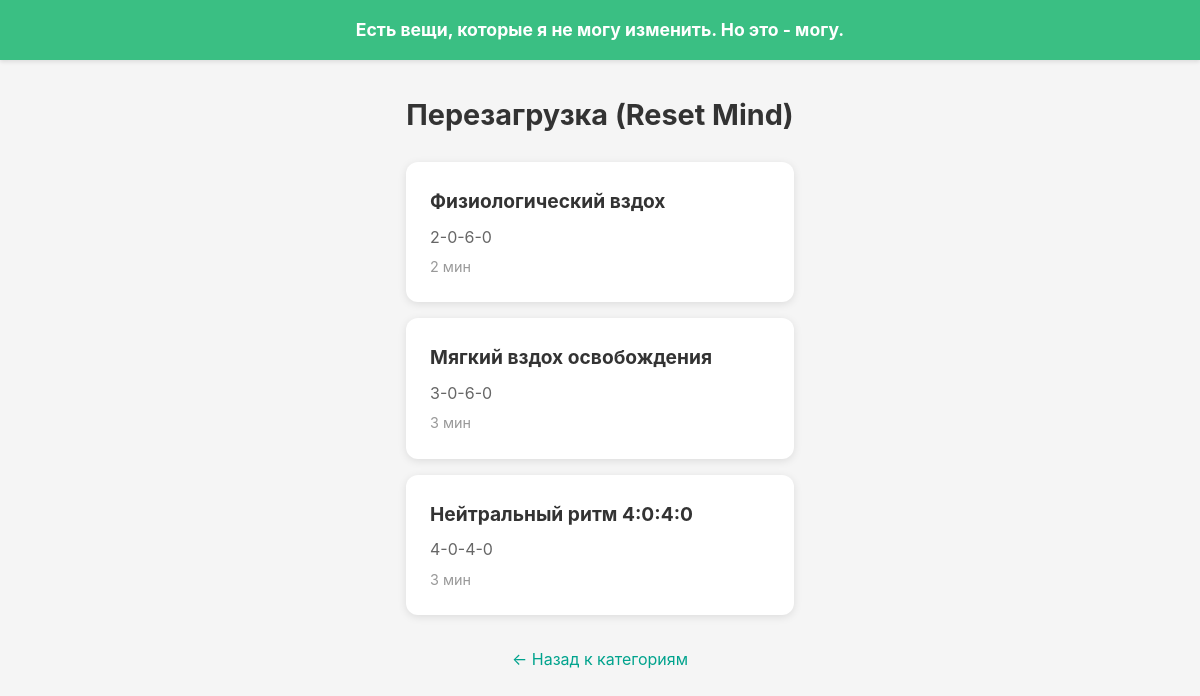
Page /breathe/3/ on the committed database.
### breathe/models.py (models this page shows, shortened)
class BreathingCategory(models.Model):
    name = models.CharField(
        max_length=100,
        blank=True,
        null=True,
        help_text="English name (internal, optional)"
    )
    name_ru = models.CharField(
        max_length=100,
        help_text="Russian display name (required)"
    )
    description_ru = models.TextField(
        blank=True,
        null=True,
        help_text="Category description in Russian (optional)"
    )
    order = models.IntegerField(
        blank=True,
        null=True,
        help_text="Display order (not used, categories ordered by PK)"
    )
    class Meta:
        verbose_name = "Breathing Category"
        verbose_name_plural = "Breathing Categories"
        ordering = ['pk']  # Order by primary key as per fixture

class BreathingTechnique(models.Model):
    BREATH_ORIGIN_CHOICES = [
        ('ABDOMEN', 'ABDOMEN'),
        ('CHEST', 'CHEST'),
        ('NOSTRILS', 'NOSTRILS'),
        ('MOUTH', 'MOUTH'),
        ('ALL', 'ALL'),
    ]
    category = models.ForeignKey(
        BreathingCategory,
        on_delete=models.CASCADE,
        related_name='techniques',
        help_text="Category this technique belongs to"
    )
    name_ru = models.CharField(
        max_length=200,
        help_text="Display name in Russian"
    )
    inhale = models.IntegerField(
        help_text="Inhale duration (seconds)"
    )
    hold_start = models.IntegerField(
        help_text="Hold after inhale (seconds)"
    )
    exhale = models.IntegerField(
        help_text="Exhale duration (seconds)"
    )
    hold_end = models.IntegerField(
        help_text="Hold after exhale (seconds)"
    )
    recommended_time_min = models.IntegerField(
        help_text="Total session duration (minutes)"
    )
    posture_ru = models.CharField(
        max_length=100,
        help_text="Quick preparation cue (e.g., 'Сидя')"
    )
    breath_origin = models.CharField(
        max_length=20,
        choices=BREATH_ORIGIN_CHOICES,
        help_text="Focus area: ABDOMEN, CHEST, NOSTRILS, MOUTH, or ALL"
    )
    instructions_ru = models.TextField(
        help_text="Detailed step-by-step instructions in Russian"
    )
    use_sound_cue = models.BooleanField(
        default=True,
        help_text="Default sound toggle state"
    )
    use_haptic_cue = models.BooleanField(
        default=True,
        help_text="Default vibration toggle state"
    )
    class Meta:
        verbose_name = "Breathing Technique"
        verbose_name_plural = "Breathing Techniques"
        ordering = ['category', 'id']
        indexes = [
            models.Index(fields=['category']),
        ]

### breathe/views.py (the view)
# urls.py: path('<int:category_id>/', views.technique_list_view, name='techniques'),
def technique_list_view(request, category_id):
    category = get_object_or_404(BreathingCategory, pk=category_id)
    techniques = BreathingTechnique.objects.filter(category=category).order_by('id')
    context = {
        'category': category,
        'techniques': techniques,
    }
    return render(request, 'breathe/techniques.html', context)

### templates/breathe/techniques.html (shortened to what this page needs)
{% extends 'base.html' %}
{% load static %}
{% block content %}
<div class="techniques-container">
    <h1 class="page-title">{{ category.name_ru }}</h1>
    <div class="techniques-list">
        {% for technique in techniques %}
        <a href="{% url 'breathe:technique' technique.id %}" class="technique-card">
            <div class="technique-name">{{ technique.name_ru }}</div>
            <div class="technique-timing">
                {{ technique.inhale }}-{{ technique.hold_start }}-{{ technique.exhale }}-{{ technique.hold_end }}
            </div>
            <div class="technique-duration">{{ technique.recommended_time_min }} мин</div>
        </a>
        {% endfor %}
    </div>
    <div class="back-link">
        <a href="{% url 'breathe:categories' %}">← Назад к категориям</a>
    </div>
</div>
{% endblock %}

### static/css/base.css (style rules this page uses)
* { margin: 0; padding: 0; box-sizing: border-box; }
body { font-family: -apple-system, BlinkMacSystemFont, 'Segoe UI', Roboto, 'Helvetica Neue', Arial, sans-serif; background-color: #f5f5f5; color: #333; line-height: 1.6; min-height: 100vh; display: flex; flex-direction: column; }
.page-title { font-size: 1.8rem; margin-bottom: 1.5rem; text-align: center; color: #333; }
.techniques-container { padding: 1rem 0; }
.techniques-list { display: flex; flex-direction: column; gap: 1rem; margin-bottom: 2rem; }
.technique-card { background: white; border-radius: 12px; padding: 1.5rem; text-decoration: none; color: #333; box-shadow: 0 2px 8px rgba(0,0,0,0.1); transition: transform 0.2s; display: block; }
.technique-name { font-size: 1.2rem; font-weight: bold; margin-bottom: 0.5rem; }
.technique-timing { font-size: 1rem; color: #666; margin-bottom: 0.3rem; }
.technique-duration { font-size: 0.9rem; color: #999; }
.back-link { text-align: center; margin-top: 2rem; }
.back-link a { color: #00A38D; text-decoration: none; font-size: 1rem; }

### rows in the picture
BreathingCategory: name_ru "Перезагрузка (Reset Mind)"
BreathingTechnique: name_ru "Физиологический вздох", inhale "2", hold_start "0", exhale "6", hold_end "0", recommended_time_min "2"
BreathingTechnique: name_ru "Мягкий вздох освобождения", inhale "3", hold_start "0", exhale "6", hold_end "0", recommended_time_min "3"
BreathingTechnique: name_ru "Нейтральный ритм 4:0:4:0", inhale "4", hold_start "0", exhale "4", hold_end "0", recommended_time_min "3"
